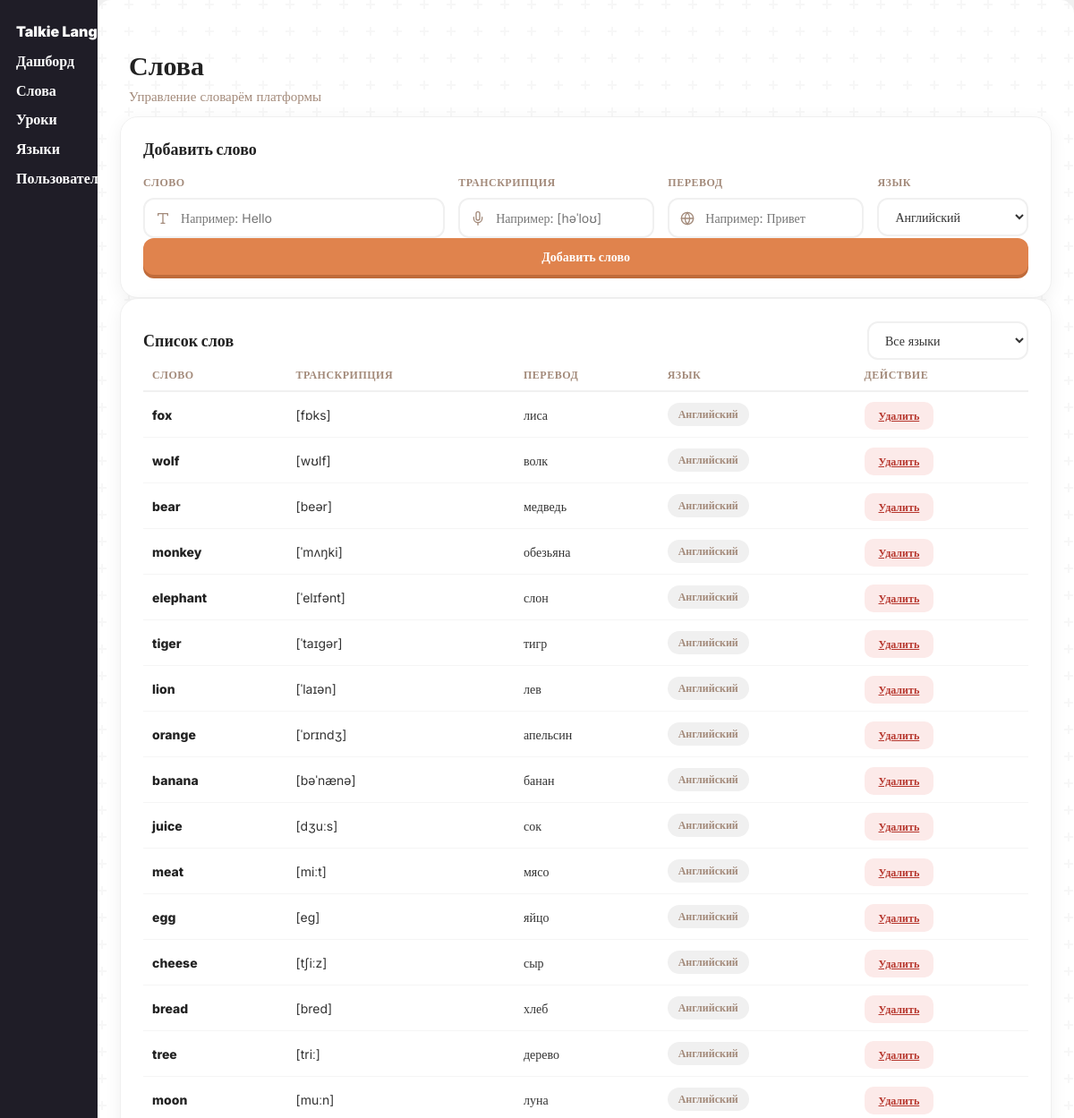
Before: /admin/words/index.php (upper part) with the older database file.
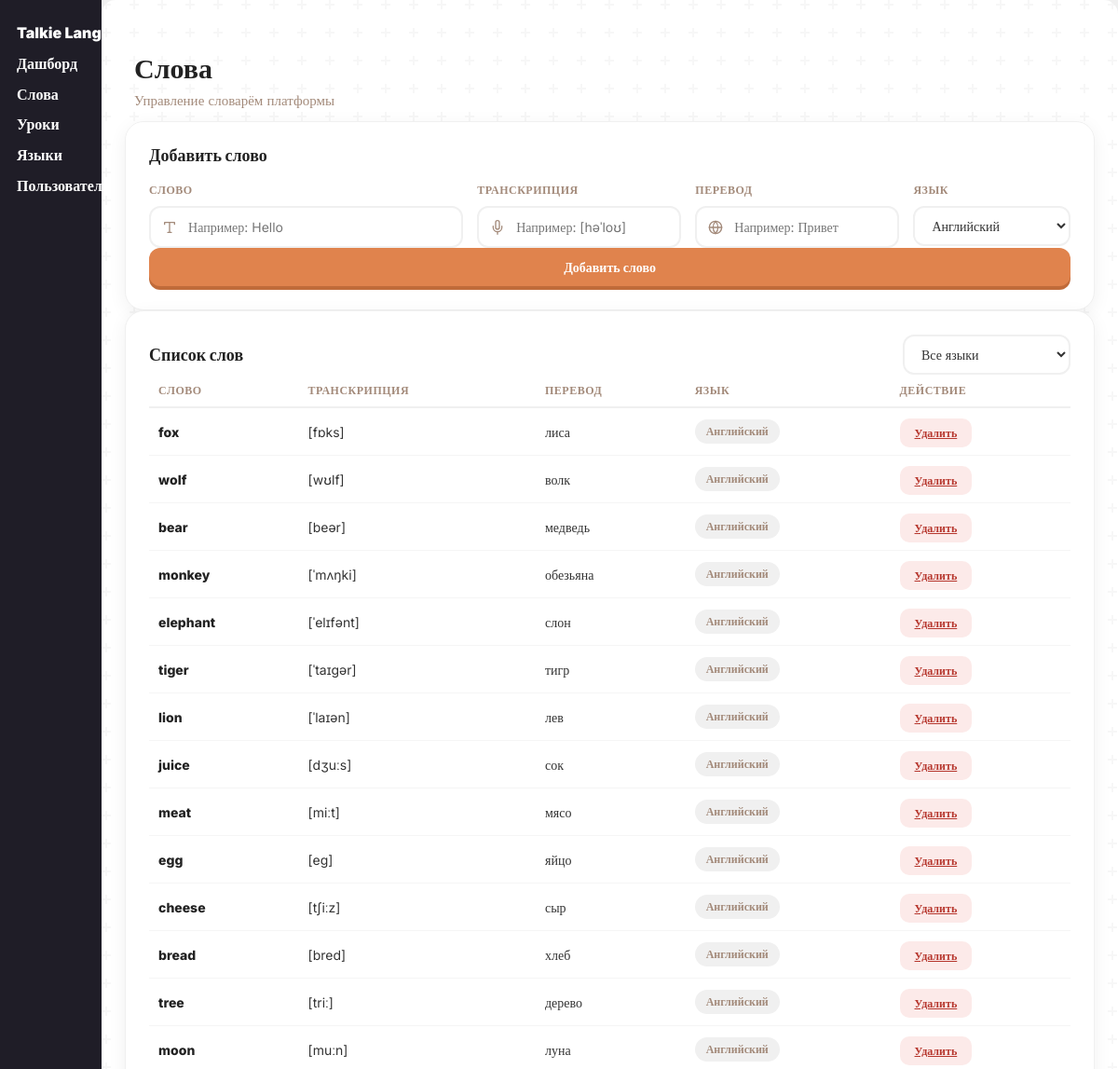
After: the same page with the newer database file.
### tables this page shows
CREATE TABLE `words` (
  `word_id` int NOT NULL,
  `word_name` varchar(100) NOT NULL,
  `word_transcription` varchar(100) DEFAULT NULL,
  `word_translate` varchar(100) NOT NULL,
  `lang_id` int NOT NULL DEFAULT '1'
);

CREATE TABLE `langs` (
  `lang_id` int NOT NULL,
  `lang_name` text NOT NULL
);

### admin/words/index.php (the view, shortened to what this page needs)
<?php
require "../../connection-db.php";
$filter = $_POST["filter"] ?? -1;
$sql = "select * from words join langs on langs.lang_id = words.lang_id where 1";
$sql .= " order by words.lang_id ASC, word_id DESC";
$words = mysqli_fetch_all(mysqli_query($conn, $sql), MYSQLI_ASSOC);
$langs = mysqli_fetch_all(mysqli_query($conn, "select * from langs"));
?>
<!DOCTYPE html>
<html lang="en">
<?php include "../../components/head-admin.php"; ?>
<body>
    <?php include "../../components/header-admin.php"; ?>
    <main class="container">
        <div class="dash-header">
            <div>
                <h1 class="dash-title">Слова</h1>
                <p class="dash-subtitle">Управление словарём платформы</p>
            </div>
        </div>
        <div class="dash-card" style="margin: 0 10px 20px 10px;">
            <h2 class="dash-card-title">Добавить слово</h2>
            <form action="addWord.php" method="post" class="word-form">
                <div class="word-form-row">
                    <div class="form-field">
                        <label for="name" class="field-label">Слово</label>
                        <div class="search-box">
                            <input type="text" id="name" name="name" placeholder="Например: Hello" required>
                        </div>
                    </div>
                    <div class="form-field">
                        <label for="transcription" class="field-label">Транскрипция</label>
                        <div class="search-box">
                            <input type="text" id="transcription" name="transcription" placeholder="Например: [həˈloʊ]" required>
                        </div>
                    </div>
                    <div class="form-field">
                        <label for="translate" class="field-label">Перевод</label>
                        <div class="search-box">
                            <input type="text" id="translate" name="translate" placeholder="Например: Привет" required>
                        </div>
                    </div>
                    <div class="form-field form-field-lang">
                        <label for="lang" class="field-label">Язык</label>
                        <select name="lang" id="lang" class="lang-select">
                            <?php foreach ($langs as $lang): ?>
                                <option value="<?= $lang[0] ?>"><?= $lang[1] ?></option>
                            <?php endforeach; ?>
                        </select>
                    </div>
                </div>
                <button name="add" type="submit" class="search-btn submit-lesson-btn">Добавить слово</button>
            </form>
        </div>
        <div class="dash-card" style="margin: 0 10px 30px 10px;">
            <div class="words-list-head">
                <h2 class="dash-card-title" style="margin-bottom: 0 !important;">Список слов</h2>
                <form action="" method="post" class="filter-form">
                    <select name="filter" id="filter" class="lang-select">
                        <option value="-1" <?= $filter == -1 ? "selected" : "" ?>>Все языки</option>
                    </select>
                </form>
            </div>
            <?php if (empty($words)): ?>
                <div class="no-results">
                    <div class="icon">
                        <svg width="40" height="40" viewBox="0 0 24 24" fill="none" stroke="var(--gray-color)" stroke-width="1.5" stroke-linecap="round" stroke-linejoin="round"><polyline points="4 7 4 4 20 4 20 7"/><line x1="9" y1="20" x2="15" y2="20"/><line x1="12" y1="4" x2="12" y2="20"/></svg>
                    </div>
                    <p>Слов пока нет</p>
                </div>
            <?php else: ?>
                <div class="table-scroll">
                    <table class="admin-table">
                        <thead>
                            <tr>
                                <th>Слово</th>
                                <th>Транскрипция</th>
                                <th>Перевод</th>
                                <th>Язык</th>
                                <th>Действие</th>
                            </tr>
                        </thead>
                        <tbody>
                            <?php foreach ($words as $word): ?>
                                <tr>
                                    <td style="font-weight: 800; color: #222;"><?= htmlspecialchars($word["word_name"]) ?></td>
                                    <td class="muted-cell"><?= htmlspecialchars($word["word_transcription"]) ?></td>
                                    <td><?= htmlspecialchars($word["word_translate"]) ?></td>
                                    <td>
                                        <span class="role-badge role-user"><?= htmlspecialchars($word["lang_name"]) ?></span>
                                    </td>
                                    <td>
                                        <a href="del.php?id=<?= $word["word_id"] ?>" class="ban-btn" onclick="return confirm('Удалить слово «<?= htmlspecialchars(addslashes($word["word_name"])) ?>»?')">Удалить</a>
                                    </td>
                                </tr>
                            <?php endforeach; ?>
                        </tbody>
                    </table>
                </div>
            <?php endif; ?>
        </div>
    </main>
</body>
</html>

### components/head-admin.php (shortened to what this page needs)
<head>
    <link rel="stylesheet" href="../../css/bootstrap.min.css">
    <link rel="stylesheet" href="../../css/style.css">
    <link rel="stylesheet" href="../../css/admin.css">
</head>

### components/header-admin.php (shortened to what this page needs)
<header>
    <div class="container header aside">
        <div class="aside-links">
            <a class="header-btns" href="/admin">Talkie Lang</a>
            <a class="header-btns" href="/admin">Дашборд</a>
            <a class="header-btns" href="/admin/words/">Слова</a>
            <a class="header-btns" href="/admin/add_lesson/">Уроки</a>
            <a class="header-btns" href="/admin/add_language/">Языки</a>
            <a class="header-btns" href="/admin/users/">Пользователи</a>
        </div>
    </div>
</header>

### css/style.css (style rules this page uses)
* { transition: 0.15s ease-out; }
:root { --main-color: #e0834d; --main-color-shadow: #c06b3a; --main-color-light: rgb(235, 155, 109); --green-color: #4de06d; --green-color-shadow: #2db64b; --red-color: #e0524d; --red-color-shadow: #b6362d; --bg-color: #0f0f0f; --bg-secondary: #1a1a1a; --gray-color: #a38a7a; --gray-color-light: #d3c2b6; }
body { font-family: inter; background: #f0f0f0; }
p { margin: 0; }
.container { min-height: 88vh; box-shadow: 0px 0px 100px #f5f5f5; margin-top: 10px; border-radius: 15px; padding-left: 25px; padding-right: 25px; background-color: white; }
header { height: 85px; }
label { font-weight: 900; color: #e0834d; }
.container.header { min-height: 0; padding: 0; display: flex; justify-content: space-between; align-items: center; }
.header-btns { transition: 0.2s ease-out; color: var(--main-color); text-decoration: none; font-weight: 900; font-size: 24px; border: none; background: none; }
main { padding: 25px 0; }

Changed rows visible on the page:
removed words: word_name "orange", word_transcription "[ˈɒrɪndʒ]", word_translate "апельсин", lang.lang_name "Английский"
removed words: word_name "banana", word_transcription "[bəˈnænə]", word_translate "банан", lang.lang_name "Английский"
